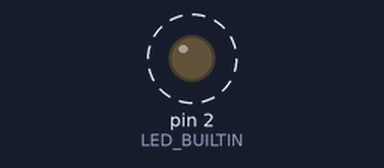
Simulated run of this sketch. Board: Arduino Uno, built with avr-gcc and run on an emulated ATmega328P. Parts: output pins drawn as LEDs (lit = HIGH). Dashed ring = blinking. What the sketch prints to the serial monitor is not drawn.

Above: at 0.8 s.
Timing chart, 0 to 4.6 s (numbered marks = the images above):
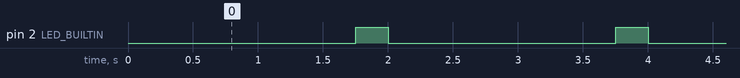

Measured:
- by itself, pin 2 (LED_BUILTIN): alternates HIGH for 0.25 s and LOW for 1.8 s

The sketch:

Blink-esp8266.ino
```cpp
#define LED_BUILTIN  2

void setup() {
  Serial.begin(115200);
  pinMode(LED_BUILTIN, OUTPUT);
}

void loop() {
  Serial.println("LOW");
  digitalWrite(LED_BUILTIN, LOW);
  delay(1750);
  Serial.println("HIGH");
  digitalWrite(LED_BUILTIN, HIGH);
  delay(250);
}
```
